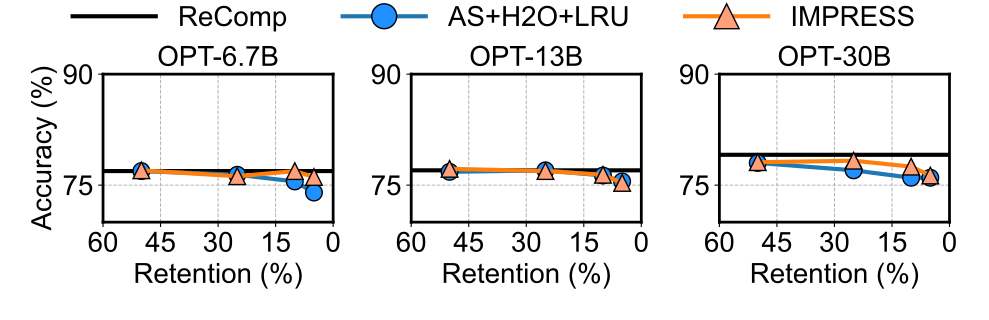

Generate this figure with Python:
import matplotlib.pyplot as plt
import matplotlib as mpl
import matplotlib.ticker as ticker
import os

# 全局设置字体为 Arial，字体大小为 14（可以根据需要调整）
mpl.rcParams['font.family'] = 'Arial'
mpl.rcParams['font.size'] = 20



# 数据定义
# OPT-6.7b
# recomp
x11 = [60, 50, 25, 10, 5, 0]
y11 = [76.9, 76.9, 76.9, 76.9, 76.9, 76.9]
# as+h2o
x12 = [50, 25, 10, 5]
y12 = [76.9, 76.4, 75.5, 74]
# ours
x13 = [50, 25, 10, 5]
y13 = [77, 76.2, 76.9, 76.1]

# OPT-13b
# recomp
x21 = [60, 50, 25, 10, 5, 0]
y21 = [77, 77, 77, 77, 77, 77]
# as+h2o
x22 = [50, 25, 10, 5]
y22 = [76.8, 77, 76.3, 75.5]
# ours
x23 = [50, 25, 10, 5]
y23 = [77.2, 76.9, 76.4, 75.3]

# OPT-30b
# recomp
x31 = [60, 50, 25, 10, 5, 0]
y31 = [79.1, 79.1, 79.1, 79.1, 79.1, 79.1]
# as+h2o
x32 = [50, 25, 10, 5]
y32 = [78, 77, 76, 76]
# ours
x33 = [50, 25, 10, 5]
y33 = [78.1, 78.3, 77.5, 76.3]


# 开始绘图
# fig, axes = plt.subplots(1, 3, figsize=(12, 4), sharey=True)
fig, axes = plt.subplots(1, 3, figsize=(12 * 3.3 / 4, 3.2), sharey=False)

# 让 x 轴从大到小排列
for ax in axes:
    ax.invert_xaxis()


markersize = 12
linewidth = 3
fontsize = 20

# 第一个子图
axes[0].plot(x11, y11, 'k-', label='ReComp', linewidth=linewidth)  # 黑色线，不加点
axes[0].plot(x12, y12, 'o-', label='AS', linewidth=linewidth, markersize=markersize, markeredgecolor='k', markerfacecolor='dodgerblue')  # 蓝色线，带黑色边框的点
axes[0].plot(x13, y13, '^-', label='AS+H2O', linewidth=linewidth, markersize=markersize, markeredgecolor='k', markerfacecolor='lightsalmon')  # 红色线，带黑色边框的点
axes[0].set_title('OPT-6.7B', fontsize=fontsize)
axes[0].set_xlabel('Retention (%)')
axes[0].set_ylabel('Accuracy (%)')

# 第二个子图
axes[1].plot(x21, y21, 'k-', label='ReComp', linewidth=linewidth)  # 黑色线，不加点
axes[1].plot(x22, y22, 'o-', label='AS', linewidth=linewidth, markersize=markersize, markeredgecolor='k', markerfacecolor='dodgerblue')  # 蓝色线，带黑色边框的点
axes[1].plot(x23, y23, '^-', label='AS+H2O', linewidth=linewidth, markersize=markersize, markeredgecolor='k', markerfacecolor='lightsalmon')  # 红色线，带黑色边框的点
axes[1].set_title('OPT-13B', fontsize=fontsize)
axes[1].set_xlabel('Retention (%)')

# 第三个子图
axes[2].plot(x31, y31, 'k-', label='ReComp', linewidth=linewidth)  # 黑色线，不加点
axes[2].plot(x32, y32, 'o-', label='AS', linewidth=linewidth, markersize=markersize, markeredgecolor='k', markerfacecolor='dodgerblue')  # 蓝色线，带黑色边框的点
axes[2].plot(x33, y33, '^-', label='AS+H2O', linewidth=linewidth, markersize=markersize, markeredgecolor='k', markerfacecolor='lightsalmon')  # 红色线，带黑色边框的点
axes[2].set_title('OPT-30B', fontsize=fontsize)
axes[2].set_xlabel('Retention (%)')

# 调整布局和图例
# axes[0].legend()
axes[0].set_ylim(70, 90)
# x 轴刻度间隔
axes[0].xaxis.set_major_locator(ticker.MultipleLocator(15))  # 每隔 15 标记一个刻度
# y 轴刻度间隔
axes[0].yaxis.set_major_locator(ticker.MultipleLocator(15))
axes[1].set_ylim(70, 90)
axes[1].xaxis.set_major_locator(ticker.MultipleLocator(15))
axes[1].yaxis.set_major_locator(ticker.MultipleLocator(15))
axes[2].set_ylim(70, 90)
axes[2].xaxis.set_major_locator(ticker.MultipleLocator(15))
axes[2].yaxis.set_major_locator(ticker.MultipleLocator(15))


for ax in axes:
    ax.set_xlim(60, 0)
    # ax.legend()
    # 添加虚线网格
    ax.grid(True, linestyle='--', linewidth=0.7)  # 网格线样式为虚线，线宽为 0.7

# 创建一个统一的图例，横跨三个子图
# fig.legend(axes[0].get_lines(), ['ReComp', 'AS', 'AS+H2O'], loc='upper center', 
        #    bbox_to_anchor=(0.5, 1.08), ncol=3, frameon=False)
fig.legend(axes[0].get_lines(), ['ReComp', 'AS+H2O+LRU', 'IMPRESS'], loc='upper center', 
           bbox_to_anchor=(0.5, 1.06), ncol=3, frameon=False, fontsize=20, 
           markerscale=1.5, handlelength=3)
# plt.tight_layout(rect=[0, 0, 0, 3])
# 调整边距
# plt.subplots_adjust(left=0.1, bottom=0.1, right=0.9, top=0.9, wspace=0.4, hspace=0.4)



# 设置每个子图的外边框加粗
lwidth = 2
for ax in axes:
    ax.spines['top'].set_linewidth(lwidth)
    ax.spines['right'].set_linewidth(lwidth)
    ax.spines['bottom'].set_linewidth(lwidth)
    ax.spines['left'].set_linewidth(lwidth)

plt.tight_layout(rect=[0, 0, 1, 0.95])

# 获取当前 py 文件名并替换扩展名为 .png
filename = os.path.splitext(os.path.basename(__file__))[0] + '.pdf'
plt.savefig(filename)
